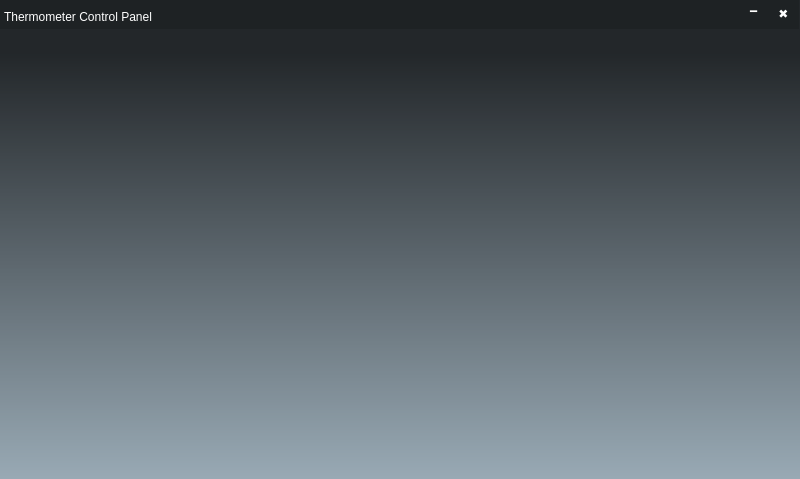
<?xml version="1.0" encoding="UTF-8"?>
<ui version="4.0">
 <class>MainWindow</class>
 <widget class="QMainWindow" name="MainWindow">
  <property name="geometry">
   <rect>
    <x>0</x>
    <y>0</y>
    <width>800</width>
    <height>479</height>
   </rect>
  </property>
  <property name="windowTitle">
   <string>Thermometer Control Panel</string>
  </property>
  <widget class="QWidget" name="centralwidget">
   <widget class="QWidget" name="widget" native="true">
    <property name="geometry">
     <rect>
      <x>-1</x>
      <y>-1</y>
      <width>801</width>
      <height>481</height>
     </rect>
    </property>
    <property name="styleSheet">
     <string notr="true">background-color: qlineargradient(spread:pad, x1:0, y1:1, x2:0, y2:0, stop:0 rgba(153, 170, 181, 255), stop:0.886364 rgba(35, 39, 42, 255), stop:1 rgba(35, 39, 42, 255));</string>
    </property>
    <widget class="QWidget" name="widget_2" native="true">
     <property name="geometry">
      <rect>
       <x>-1</x>
       <y>-1</y>
       <width>801</width>
       <height>31</height>
      </rect>
     </property>
     <property name="styleSheet">
      <string notr="true">background-color: rgb(30, 34, 36);</string>
     </property>
     <widget class="QPushButton" name="exit_button">
      <property name="enabled">
       <bool>true</bool>
      </property>
      <property name="geometry">
       <rect>
        <x>770</x>
        <y>0</y>
        <width>31</width>
        <height>31</height>
       </rect>
      </property>
      <property name="styleSheet">
       <string notr="true">font: 14pt &quot;Segoe UI Symbol&quot;;
color: rgb(255, 255, 255);
background-color: rgb(30, 34, 36);
border-style: outset;</string>
      </property>
      <property name="text">
       <string>✖</string>
      </property>
     </widget>
     <widget class="QPushButton" name="minimize_button">
      <property name="geometry">
       <rect>
        <x>740</x>
        <y>0</y>
        <width>31</width>
        <height>31</height>
       </rect>
      </property>
      <property name="styleSheet">
       <string notr="true">font: 14pt &quot;Segoe UI Symbol&quot;;
color: rgb(255, 255, 255);
background-color: rgb(30, 34, 36);
border-style: outset;
padding-bottom: 5px;</string>
      </property>
      <property name="text">
       <string>🗕</string>
      </property>
     </widget>
     <widget class="QLabel" name="label">
      <property name="geometry">
       <rect>
        <x>6</x>
        <y>3</y>
        <width>261</width>
        <height>31</height>
       </rect>
      </property>
      <property name="styleSheet">
       <string notr="true">font: 87 14pt &quot;Segoe UI Black&quot;;
color: rgb(255, 255, 255);
background-color: rgb(30, 34, 36);</string>
      </property>
      <property name="text">
       <string>Thermometer Control Panel</string>
      </property>
     </widget>
    </widget>
   </widget>
  </widget>
 </widget>
 <resources/>
 <connections/>
</ui>
